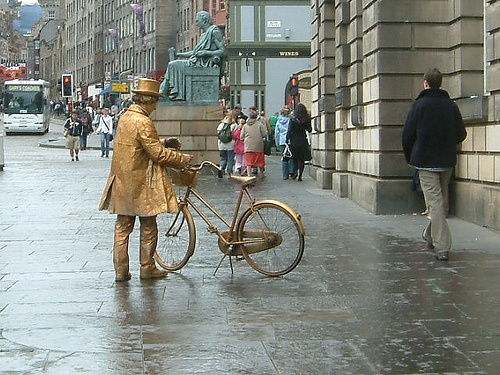
#> input picture data_set/VOCdevkit/person/JPEGImages/000793.jpg, 500 x 375 px; its folder holds 4 pictures in this run
$ python IncreaseImage.py
#> lines starting #> are read from the running program, lines starting #| are printed output that depends on the picture; pictures that were not available may be replaced by others from this repository, and a replacement may not be noted
######################################################
# Segmentation image padding program
######################################################

import cv2
import os
import glob
import numpy as np
from PIL import Image, ImageOps


######################################################
increase_num = 20
######################################################


# Histogram homogenization function
def equalizeHistRGB(src):

    RGB = cv2.split(src)
    Blue   = RGB[0]
    Green = RGB[1]
    Red    = RGB[2]
    for i in range(3):
        cv2.equalizeHist(RGB[i])
    img_hist = cv2.merge([RGB[0],RGB[1], RGB[2]])
    return img_hist

# Gaussian noise function
def addGaussianNoise(src):
    row,col,ch= src.shape
    mean = 0
    var = 0.1
    sigma = 15
    gauss = np.random.normal(mean,sigma,(row,col,ch))
    gauss = gauss.reshape(row,col,ch)
    noisy = src + gauss
    return noisy

# Salt & Pepper noise function
def addSaltPepperNoise(src):
    row,col,ch = src.shape
    s_vs_p = 0.5
    amount = 0.004
    out = src.copy()

    # Salt mode
    try:
        num_salt = np.ceil(amount * src.size * s_vs_p)
        coords = [np.random.randint(0, i-1 , int(num_salt)) for i in src.shape]
        out[coords[:-1]] = (255,255,255)
    except:
        pass

    # Pepper mode
    try:
        num_pepper = np.ceil(amount* src.size * (1. - s_vs_p))
        coords = [np.random.randint(0, i-1 , int(num_pepper)) for i in src.shape]
        out[coords[:-1]] = (0,0,0)
    except:
        pass
    return out

# Rotation
def rotate_image(src1, src2, angle):
    orig_h, orig_w = src1.shape[:2]
    #matrix = cv2.getRotationMatrix2D((orig_h/2, orig_w/2), angle, 1)
    matrix = cv2.getRotationMatrix2D((orig_w/2, orig_h/2), angle, 1)
    return cv2.warpAffine(src1, matrix, (orig_w, orig_h), src1, flags=cv2.INTER_LINEAR), src2.rotate(angle)


img_filesJ = sorted(glob.glob("data_set/VOCdevkit/person/JPEGImages/*"))
img_filesS = sorted(glob.glob("data_set/VOCdevkit/person/SegmentationClass/*"))
JPEG_out_base_path = "data_set/VOCdevkit/person/JPEGImagesOUT"
SEGM_out_base_path = "data_set/VOCdevkit/person/SegmentationClassOUT"

imgs = []
for (img_fileJ, img_fileS) in zip(img_filesJ, img_filesS):
    imgs.append([cv2.imread(img_fileJ, cv2.IMREAD_UNCHANGED), Image.open(img_fileS)])

# Generate lookup table
min_table = 50
max_table = 205
diff_table = max_table - min_table
gamma1 = 0.75
gamma2 = 1.5
LUT_HC = np.arange(256, dtype = 'uint8')
LUT_LC = np.arange(256, dtype = 'uint8')
LUT_G1 = np.arange(256, dtype = 'uint8')
LUT_G2 = np.arange(256, dtype = 'uint8')
LUTs = []
# Smoothing sequence
average_square = (10,10)
# Create high contrast LUT
for i in range(0, min_table):
    LUT_HC[i] = 0
for i in range(min_table, max_table):
    LUT_HC[i] = 255 * (i - min_table) / diff_table
for i in range(max_table, 255):
    LUT_HC[i] = 255
# Other LUT creation
for i in range(256):
    LUT_LC[i] = min_table + i * (diff_table) / 255
    LUT_G1[i] = 255 * pow(float(i) / 255, 1.0 / gamma1)
    LUT_G2[i] = 255 * pow(float(i) / 255, 1.0 / gamma2)
LUTs.append(LUT_HC)
LUTs.append(LUT_LC)
LUTs.append(LUT_G1)
LUTs.append(LUT_G2)

imgcnt = 0

for img in imgs:

    for i in range(increase_num):

        jpgimg = img[0]
        segimg = img[1]

#        # Contrast conversion execution
#        if np.random.randint(2) == 1:
#            level = np.random.randint(4)
#            jpgimg = cv2.LUT(jpgimg, LUTs[level])

        # Smoothing execution
        if np.random.randint(2) == 1:
            jpgimg = cv2.blur(jpgimg, average_square)

#        # Histogram equalization execution
#        if np.random.randint(2) == 1:
#            jpgimg = equalizeHistRGB(jpgimg)

        # Gaussian noise addition execution
        if np.random.randint(2) == 1:
            jpgimg = addGaussianNoise(jpgimg)

        # Salt & Pepper noise addition execution
        if np.random.randint(2) == 1:
            jpgimg = addSaltPepperNoise(jpgimg)

        # Rotation
        if np.random.randint(2) == 1:
            jpgimg, segimg = rotate_image(jpgimg, segimg, np.random.randint(360))

        # Reverse execution
        if np.random.randint(2) == 1:
            jpgimg = cv2.flip(jpgimg, 1)
            segimg = ImageOps.mirror(segimg)


        # Image storage after padding
        JPEG_image_path = "%s/%04d_%04d.jpg" % (JPEG_out_base_path, imgcnt, i)
        SEGM_image_path = "%s/%04d_%04d.png" % (SEGM_out_base_path, imgcnt, i)
        cv2.imwrite(JPEG_image_path, jpgimg)
        segimg.save(SEGM_image_path)

        print("imgcnt =", imgcnt, "num =", i)
    imgcnt += 1
#> this loop made 1 pass
#> (printed output is left out)
#> pass 1, in addGaussianNoise, `gauss = np.random.normal(mean,sigma,(row,col,ch))`:
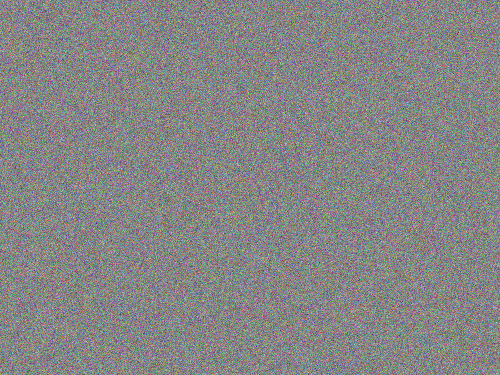
#> gauss: shape (375, 500, 3) float64; mean of channels 0, 1, 2 0.1, 0, 0; drawn with min black and max white
#> pass 1, in addGaussianNoise, `noisy = src + gauss`:
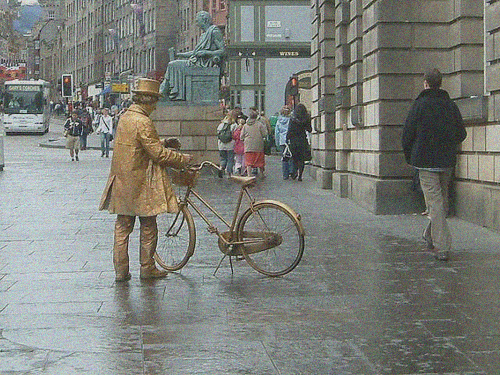
#> noisy: shape (375, 500, 3) float64; mean B, G, R 127.1, 135.6, 131.9; drawn with min black and max white
#> pass 1, `cv2.imwrite(JPEG_image_path, jpgimg)`:
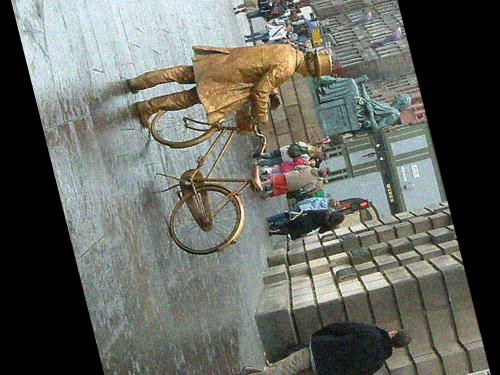
#> saved as 0000_0000.jpg: shape (375, 500, 3); mean B, G, R 96.4, 103.3, 100.8
#> pass 1, `segimg.save(SEGM_image_path)`:
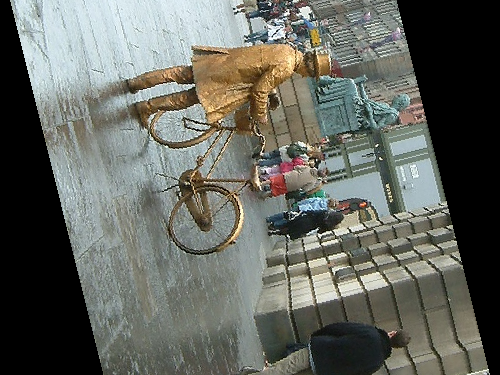
#> saved as 0000_0000.png: PIL image 500x375 RGB; mean R, G, B 100.8, 103.3, 96.4
#> after the loop:
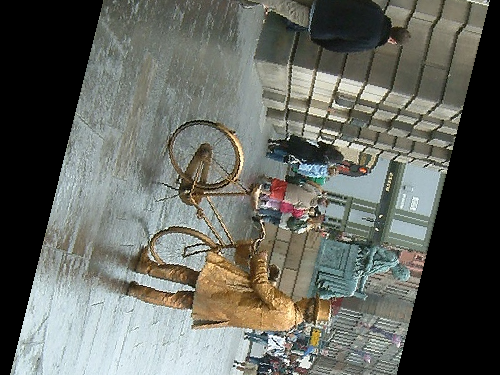
#> segimg: PIL image 500x375 RGB; mean R, G, B 100.8, 103.3, 96.4
#> after the loop, imgcnt = 1

print("Finish!!")
